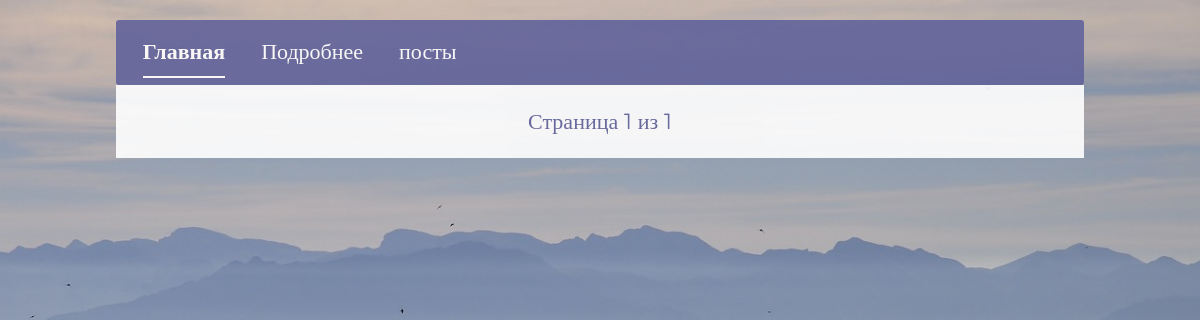
Before: /posts/country/39/ (signed in) with the older database file.
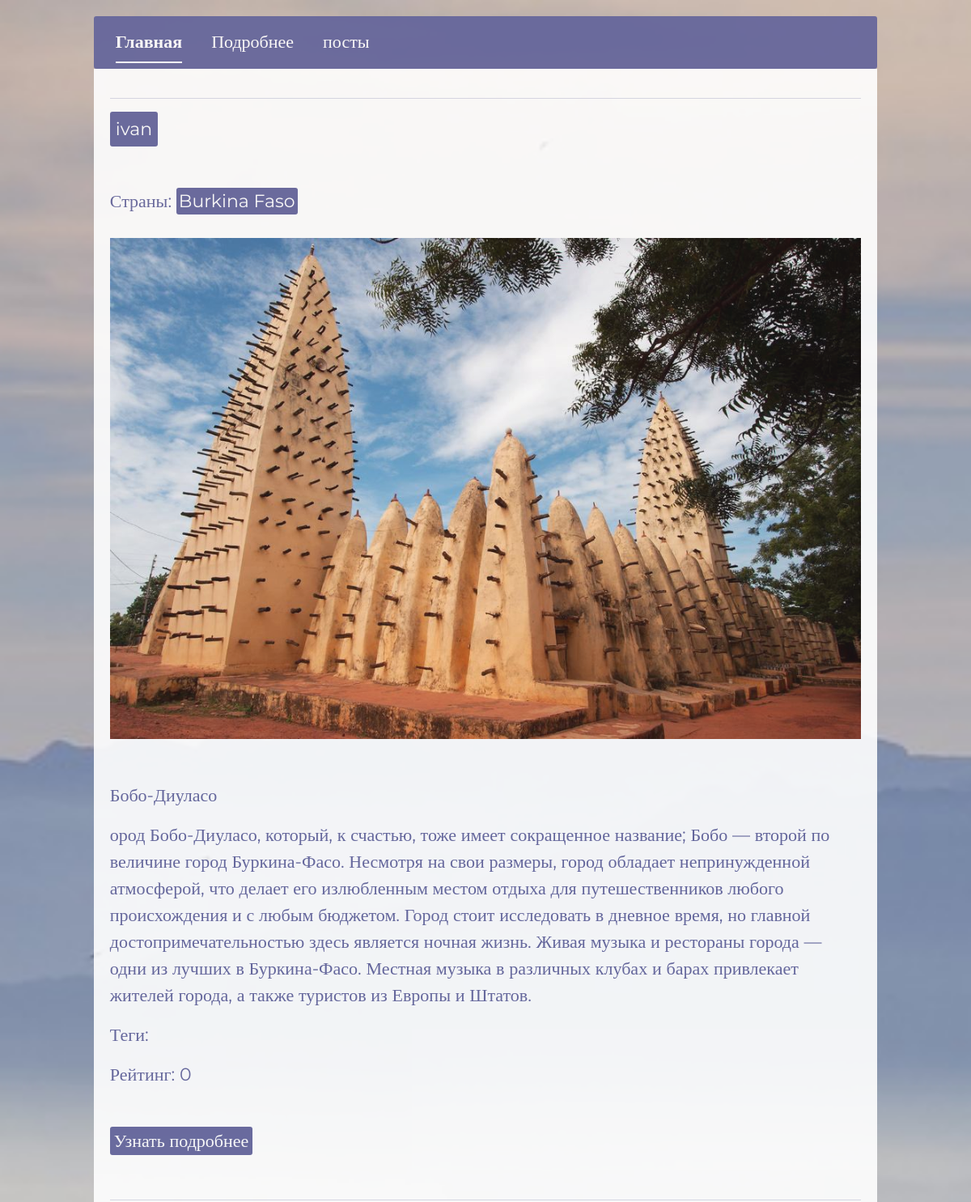
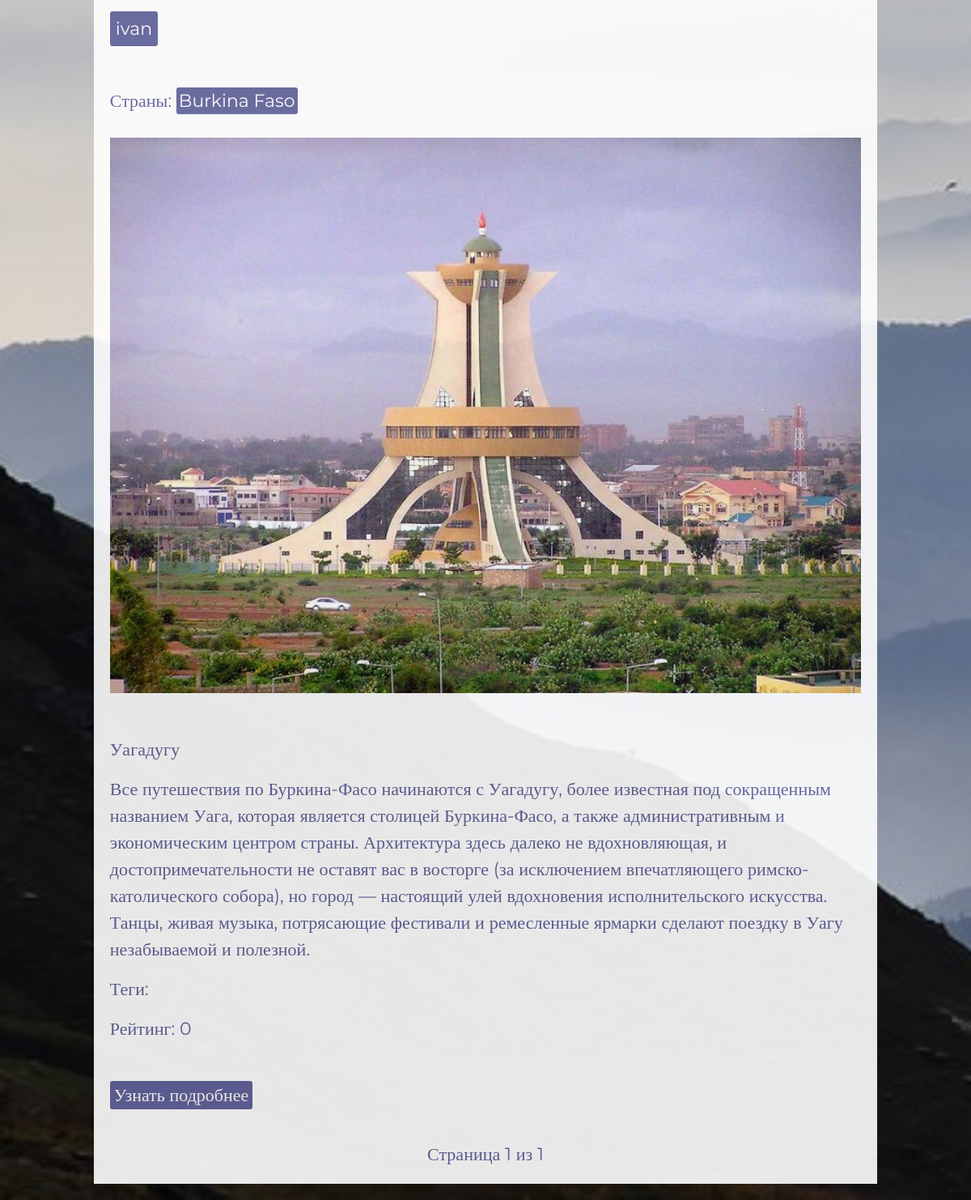
After: the same page with the newer database file (2 pictures, top to bottom).
### user/models.py (models this page shows, shortened)
class Post(models.Model):
    create_date = models.DateTimeField(auto_now_add=True)
    author = models.ForeignKey(User, on_delete=models.CASCADE,  verbose_name='Автор', blank=False, null=True, related_name='posts')
    countries = models.ManyToManyField(Country, blank=False, verbose_name="Страны")
    subject = models.CharField(max_length=255, blank=False, null=True, verbose_name='Тема')
    body = models.TextField(validators=[MinLengthValidator(3)], blank=False, null=True, verbose_name='Тело поста')
    photos = models.ManyToManyField(Photo, blank=True, verbose_name='Фотографии')
    tags = models.ManyToManyField(Tag, blank=True, verbose_name='Теги')
    rating = models.IntegerField(default=0, verbose_name='Рейтинг')
    last_lifted_at = models.DateTimeField(null=True, blank=True, verbose_name='Последнее время поднятия')
    class Meta:
        verbose_name = 'Пост'
        verbose_name_plural = 'Посты'

class Photo(models.Model):
    image = models.ImageField(upload_to='post_photos/', validators=[validate_image_size], verbose_name='Фото')
    class Meta:
        verbose_name = 'Фото'
        verbose_name_plural = 'Фотки'

### country/models.py (models this page shows, shortened)
class Country(models.Model):
    name = models.CharField(max_length=255, verbose_name='Название страны')
    top_level_domain = models.CharField(max_length=255, blank=True, verbose_name='Топ-уровневый домен')
    alpha2_code = models.CharField(max_length=255, blank=True, verbose_name='Двухбуквенный код страны')
    alpha3_code = models.CharField(max_length=255, blank=True, verbose_name='Трехбуквенный код страны')
    calling_code = models.CharField(max_length=255, blank=True, verbose_name='Телефонный код')
    capital = models.CharField(max_length=255, blank=True, verbose_name='Столица')
    alt_spellings = models.TextField(blank=True, verbose_name='Альтернативные написания')
    region = models.CharField(max_length=255, blank=True, verbose_name='Регион')
    class Meta:
        verbose_name = 'Страна'
        verbose_name_plural = 'Страны'

### user/views.py (the view)
# urls.py: path('posts/country/<int:country_id>/', views.posts_by_country_view, name='posts_by_country'),
@login_required
def posts_by_country_view(request, country_id):
    profile = Profile.objects.get(user=request.user)
    blocked_response = check_user_blocked(profile)
    if blocked_response:
        return blocked_response
    active_link = 'posts_by_country_view'
    country = get_object_or_404(Country, id=country_id)
    posts = Post.objects.filter(countries=country).order_by('-create_date')
    paginator = Paginator(posts, 10)
    page_number = request.GET.get('page')
    page_obj = paginator.get_page(page_number)
    context = {
        'active_link': active_link,
        'country': country,
        'posts': page_obj,
    }
    return render(request, 'country/country_detail.html', context)

### user/context_processors.py (called while the page is built)
def global_context(request):
    latest_posts = Post.objects.order_by('-create_date')[:3]
    tag_cloud = Tag.objects.all()
    top_users = Profile.objects.annotate(
        posts_count=Count('user__posts'),
        total_rating=Sum('user__posts__rating')
    ).filter(total_rating__gt=0).order_by('-total_rating')[:5]
    return {
        'latest_posts': latest_posts,
        'tag_cloud': tag_cloud,
        'top_users': top_users,
    }

### user/permissions.py (called while the page is built)
def check_user_blocked(profile):
    if profile.is_blocked:
        return HttpResponse("Ваш аккаунт заблокирован. Вы не можете создавать посты.", status=403)
    return None

### templates/country/country_detail.html (shortened to what this page needs)
{% extends 'base.html' %}
{% block extra_css %}
    {% load static %}
    <link rel="stylesheet" href="{% static 'css/country_detail.css' %}">
{% endblock %}
{% block content %}
<div id="wrapper">
    <div id="index-nav">
        <ul class="nav nav-underline">
          <li class="nav-item" id="index-nav-item">
            <a id="index-link" class="nav-link active" aria-current="page" href="{% url 'index'%}">Главная</a>
          </li>
          <li class="nav-item" id="index-nav-item">
            <a id="index-link" class="nav-link" aria-current="page" href="{% url 'country_detail' country.id %}">Подробнее</a>
          </li>
          <li class="nav-item" id="index-nav-item">
            <a id="index-link" class="nav-link" href="{% url 'posts_by_country' country.id %}">посты</a>
          </li>
        </ul>
    </div>
    {% if active_link == 'posts_by_country_view' %}
        {% for post in posts %}
        <div id="lenta">
            <hr>
            <div id="author">
                <a href="{% url 'profile_detail' post.author.id %}">{{post.author }}</a>
        </div>
        <br>
        <div id="country">
            {% if post.countries.exists %}
                <p>Страны:
                    {% for country in post.countries.all %}
                    <a href="{% url 'country_detail' country.id %}">{{ country.name }}</a>{% if not forloop.last %} {% endif %}
                    {% endfor %}
                </p>
            {% else %}
                <p>Страны не указаны</p>
            {% endif %}
        </div>
        <div id="img">
            {% if post.photos.exists %}
                <img src="{{ post.photos.first.image.url }}" alt="photo">
            {% else %}
                    <p>Фотографии не загружены</p>
            {% endif %}
        </div>
        <br>
        <div id="subject">
            <p>
                {{post.subject }}
            </p>
        </div>
        <div id="info-text">
            <p>
                {{post.body }}
            </p>
        </div>
        <div id="teg">
            {% if post.countries.exists %}
                <p>Теги:
                </p>
            {% else %}
                <p>Теги не указаны</p>
            {% endif %}
        </div>
        <div id="rating-{{ post.id }}">
            <p>Рейтинг: <span class="rating-value">{{ post.rating }}</span></p>
        </div>
        <br>
        <div id="detail-post-link">
            <a href="{% url 'post_detail' post.id %}">Узнать подробнее</a>
        </div>
    </div>
        {% endfor %}
        <div id="lenta">
            <div id="poginator-button">
                <span id="step-links">
                    <span id="current">
                        Страница {{ posts.number }} из {{ posts.paginator.num_pages }}
                    </span>
                </span>
            </div>
        </div>
    {% endif %}
</div>
{% endblock %}

### templates/base.html (shortened to what this page needs)
<!DOCTYPE html>
<html lang="en">
<head>
    {% load static %}
    <link rel="stylesheet" href="{% static 'css/base.css' %}">
    <link rel="stylesheet" href="{% static 'css/bootstrap.min.css' %}">
    {% block extra_css %}{% endblock %}
</head>
<body id="body">
  <div class="container">
    {% block content %}{% endblock %}
  </div>
</body>
</html>

### static/css/base.css (style rules this page uses)
x1html, body, div, span, applet, object, iframe, h1, h2, h3, h4, h5, h6, p, blockquote, pre, a, abbr, acronym, address, big, cite, code, del, dfn, em, img, ins, kbd, q, s, samp, small, strike, strong, sub, sup, tt, var, b, u, i, center, dl, dt, dd, ol, ul, li, fieldset, form, label, legend, table, caption, tbody, tfoot, thead, tr, th, td, article, aside, canvas, details, embed, figure, figcaption, footer, header, hgroup, menu, nav, output, ruby, section, summary, time, mark, audio, video { margin: 0; padding: 0; border: 0; font-size: 100%; font: inherit; vertical-align: baseline; }
body { line-height: 1; }
ol, ul { list-style: none; }
html { box-sizing: border-box; }
*, *::before, *::after { box-sizing: inherit; }
#body { height: auto !important; background-image: url(../img/mountains-3699372_1280.jpg); background-repeat: no-repeat; background-size: cover; font-family: 'Montserrat'; font-size: 22px; font-weight: 400; color:#000000; display: flex; justify-content: center; align-items: center; }
#wrapper { display: flex; flex-direction: column; align-items: center; justify-content: center; margin: 0 auto; padding: 20px; }
#wrapper #index-nav { width: 90%; height: auto; background-color: #62639B; padding: 5px; border-radius: 3px; border: 2px solid #62639B; text-align: center; opacity: 0.9; }
#lenta { width: 90%; background-color: white; opacity: 0.9; padding: 20px; color: #62639B; }
#author { display: flex; justify-content: space-between; align-items: center; margin-bottom: 10px; }
#author a { margin-right: 20px; text-decoration: none; color: white; background-color: #62639B; padding: 3px 5px; border-radius: 3px; border: 2px solid #62639B; }
#index-nav-item { margin-left: 20px; }
#index-link { color: white; }
#detail-post-link a { text-decoration: none; color: white; background-color: #62639B; padding: 4px 5px; border-radius: 3px; }
#country p { line-height: 50px }
#country a { text-decoration: none; color: white; background-color: #62639B; padding: 3px 3px; border-radius: 3px; margin-right: 2px; }
#img { display: flex; justify-content: center; align-items: center; position: relative; margin: 20px 0; }
#img img { width: 100%; height: auto; object-fit: cover; }
#lenta #poginator-button { display: flex; flex-direction: column; align-items: center; justify-content: center; }
#poginator-button #current { margin-left: 10px; margin-right: 10px; }

### static/css/country_detail.css (style rules this page uses)
#img { display: flex; justify-content: center; align-items: center; position: relative; margin: 20px 0; }
#img img { width: 100%; height: auto; object-fit: cover; }

Changed rows visible on the page:
added Post: author "ivan", photos.first.image (picture), subject "Бобо-Диуласо", body "ород Бобо-Диуласо, который, к счастью, тоже имеет сокращенное название; Бобо — второй по величине город Буркина-Фасо. Несмотря на свои размеры, город обладает непринужденной атмосферой, что делает его излюбленным местом отдыха для путешественников любого происхождения и с любым бюджетом. Город стоит исследовать в дневное время, но главной достопримечательностью здесь является ночная жизнь. Живая музыка и рестораны города — одни из лучших в Буркина-Фасо. Местная музыка в различных клубах и барах привлекает жителей города, а также туристов из Европы и Штатов.", shows "Теги:", rating "0"
now on this page (row unchanged): Country: name "Burkina Faso"
added Post: author "ivan", photos.first.image (picture), subject "Уагадугу", body "Все путешествия по Буркина-Фасо начинаются с Уагадугу, более известная под сокращенным названием Уага, которая является столицей Буркина-Фасо, а также административным и экономическим центром страны. Архитектура здесь далеко не вдохновляющая, и достопримечательности не оставят вас в восторге (за исключением впечатляющего римско-католического собора), но город — настоящий улей вдохновения исполнительского искусства. Танцы, живая музыка, потрясающие фестивали и ремесленные ярмарки сделают поездку в Уагу незабываемой и полезной.", shows "Теги:", rating "0"
